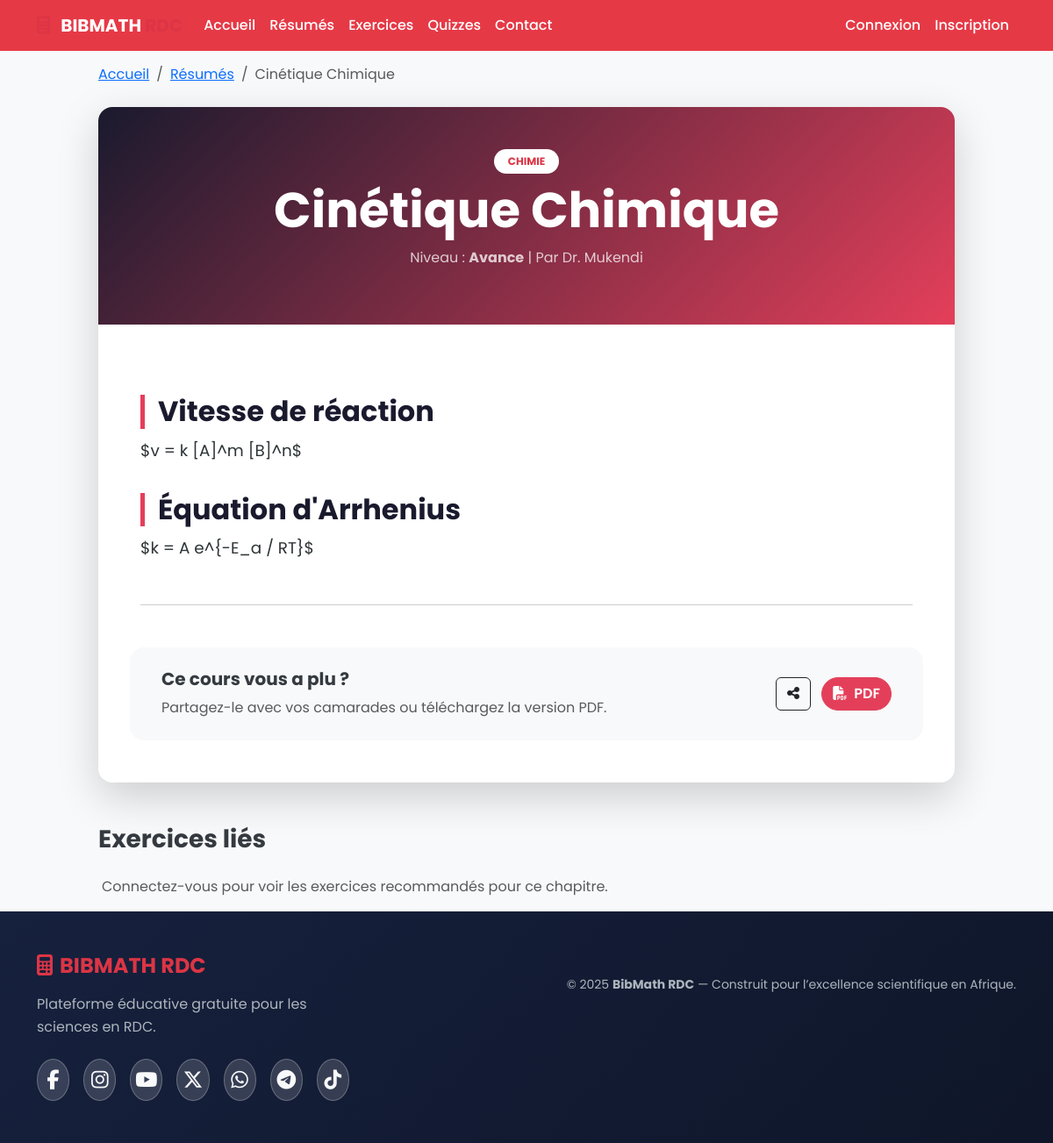
The page /resume/17 on the database its author committed.
### project/models.py (models this page shows, shortened)
class Resume(db.Model):
    __tablename__ = 'resumes'
    id = db.Column(db.Integer, primary_key=True)
    title = db.Column(db.String(200), nullable=False)
    subject = db.Column(db.String(50), nullable=False)  # maths, physique, chimie
    level = db.Column(db.String(50), nullable=False)   # debutant, intermediaire, avance
    content_latex = db.Column(db.Text, nullable=False)
    is_published = db.Column(db.Boolean, default=True)
    created_at = db.Column(db.DateTime, default=datetime.utcnow)
    author_id = db.Column(db.Integer, db.ForeignKey('users.id'), nullable=False)

class User(UserMixin, db.Model):
    __tablename__ = 'users'
    id = db.Column(db.Integer, primary_key=True)
    username = db.Column(db.String(64), unique=True, nullable=False, index=True)
    email = db.Column(db.String(120), unique=True, nullable=False, index=True)
    password_hash = db.Column(db.String(256), nullable=False)
    role = db.Column(db.String(20), default='student')  # student, teacher, admin
    points = db.Column(db.Integer, default=0)
    created_at = db.Column(db.DateTime, default=datetime.utcnow)
    resumes = db.relationship('Resume', backref='author', lazy='dynamic', cascade="all, delete-orphan")
    exercises = db.relationship('Exercise', backref='author', lazy='dynamic', cascade="all, delete-orphan")
    quizzes = db.relationship('Quiz', backref='author', lazy='dynamic', cascade="all, delete-orphan")

### project/routes/main.py (the view)
@main_bp.route('/resume/<int:resume_id>')
def resume_detail(resume_id):
    if CACHE_AVAILABLE and cache:
        @cache.cached(timeout=600)
        def _cached_resume(resume_id):
            return Resume.query.get_or_404(resume_id)
        resume = _cached_resume(resume_id)
    else:
        resume = Resume.query.get_or_404(resume_id)
    return render_template('resume_detail.html', resume=resume)

### project/templates/resume_detail.html (shortened to what this page needs)
{% extends "base.html" %}
{% block content %}
<div class="row justify-content-center">
    <div class="col-lg-10">
        <nav aria-label="breadcrumb" class="mb-4">
            <ol class="breadcrumb">
                <li class="breadcrumb-item"><a href="{{ url_for('main.index') }}">Accueil</a></li>
                <li class="breadcrumb-item"><a href="{{ url_for('main.resumes') }}">Résumés</a></li>
                <li class="breadcrumb-item active" aria-current="page">{{ resume.title }}</li>
            </ol>
        </nav>
        <article class="bg-white shadow-lg rounded-4 overflow-hidden border-0">
            <div class="py-5 text-center text-white" style="background: linear-gradient(135deg, #1a1a2e 0%, #e43f5a 100%);">
                <span class="badge bg-white text-danger mb-2 px-3 py-2 rounded-pill fw-bold text-uppercase">{{ resume.subject }}</span>
                <h1 class="display-4 fw-bold px-3">{{ resume.title }}</h1>
                <p class="opacity-75">Niveau : <span class="fw-bold">{{ resume.level | capitalize }}</span> | Par {{ resume.author.username }}</p>
            </div>
            <div class="p-4 p-md-5">
                <div class="resume-full-content mb-5">
                    {{ resume.content_latex | safe }}
                </div>
                <hr class="my-5">
                <div class="row align-items-center bg-light p-4 rounded-4">
                    <div class="col-md-8">
                        <h5 class="fw-bold">Ce cours vous a plu ?</h5>
                        <p class="mb-0 text-muted">Partagez-le avec vos camarades ou téléchargez la version PDF.</p>
                    </div>
                    <div class="col-md-4 text-md-end mt-3 mt-md-0">
                        <button class="btn btn-outline-dark me-2"><i class="fas fa-share-alt"></i></button>
                        <button class="btn btn-danger"><i class="fas fa-file-pdf me-2"></i>PDF</button>
                    </div>
                </div>
            </div>
        </article>
        <section class="mt-5">
            <h3 class="fw-bold mb-4">Exercices liés</h3>
            <div class="row g-4">
                <p class="text-muted px-3">Connectez-vous pour voir les exercices recommandés pour ce chapitre.</p>
            </div>
        </section>
    </div>
</div>
{% endblock %}

### project/static/css/style.css (style rules this page uses)
:root { --primary-color: #1a1a2e; --accent-color: #162447; --btn-color: #e43f5a; --success-color: #28a745; --warning-color: #ffc107; --danger-color: #dc3545; --info-color: #17a2b8; --light-color: #f8f9fa; --dark-color: #343a40; }
body { font-family: 'Poppins', 'Segoe UI', sans-serif; background-color: var(--light-color); color: var(--dark-color); line-height: 1.6; transition: background-color 0.3s ease, color 0.3s ease; }
.btn-danger { background-color: var(--btn-color); border-color: var(--btn-color); border-radius: 25px; font-weight: 600; transition: all 0.3s ease; }
.badge { border-radius: 20px; font-weight: 500; }

### project/templates/base.html (style rules this page uses)
:root { --primary-color: #e63946; --navbar-bg: rgba(26,26,46,.95); }
body { font-family: 'Poppins', sans-serif; min-height: 100vh; display: flex; flex-direction: column; background: #f8f9fa; }

### project/templates/resume_detail.html (style rules this page uses)
.resume-full-content { font-size: 1.15rem; line-height: 1.8; color: #2d3436; }
.resume-full-content h2, .resume-full-content h3 { color: #1a1a2e; margin-top: 2rem; font-weight: 700; border-left: 5px solid #e43f5a; padding-left: 15px; }
.resume-full-content p { margin-bottom: 1.5rem; }

### rows shown on the page
Resume: title "Cinétique Chimique", subject "CHIMIE", level "Avance", content_latex "Vitesse de réaction $v = k [A]^m [B]^n$ Équation d'Arrhenius $k = A e^{-E_a / RT}$"
User: author.username "Dr. Mukendi"
